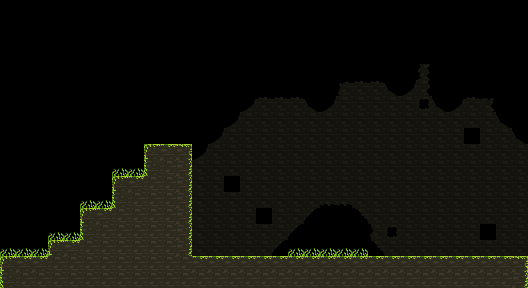

A level layout from a 2D game, rendered from its tile map. Below: a short description, then the map file with tile-grid data replaced by summaries:
An orthogonal 33x18 tile map with 16x16 px tiles, 4 tile layers (bg, fg, detalles, fgd).

<map version="1.0" orientation="orthogonal" renderorder="right-down" width="33" height="18" tilewidth="16" tileheight="16" nextobjectid="1">
 <tileset firstgid="1" name="Tileset" tilewidth="16" tileheight="16">
  <image source="Tileset.png" width="256" height="384" />
 </tileset>
 <layer name="bg" width="33" height="18">
  <data>[594 cells, 232 non-empty, 17 distinct tile ids]</data>
 </layer>
 <layer name="fg" width="33" height="18">
  <data>[594 cells, 105 non-empty, 6 distinct tile ids]</data>
 </layer>
 <layer name="detalles" width="33" height="18">
  <data>[594 cells, 14 non-empty, 14 distinct tile ids]</data>
 </layer>
 <layer name="fgd" width="33" height="18">
  <data>[594 cells, 0 non-empty, 0 distinct tile ids]</data>
 </layer>
</map>